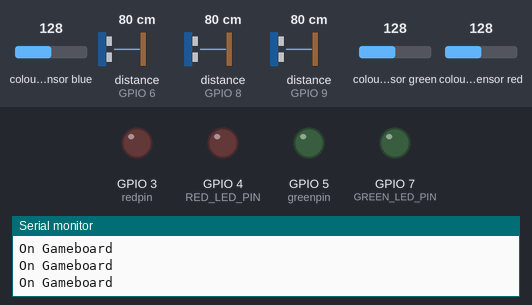
Bench run of a sketch on a simulated ESP32-S3. Parts: output pins drawn as LEDs (lit = HIGH), the last lines printed to the serial monitor. Wiring (inferred from the names in the program): 3 × ultrasonic range finder: trigger GPIO 10, echo GPIO 9 / trigger GPIO 11, echo GPIO 6 / trigger GPIO 13, echo GPIO 8. The test bench sets the inputs (shaded band); at power-on: colour sensor red 128, colour sensor blue 128, distance to the obstacle (sensors on GPIO 6, GPIO 8, GPIO 9) 80 cm, colour sensor green 128. The echo pulse lasts 58.3 µs per cm; pins used as bus, display or sensor lines are not drawn.

Above: at 1.2 s.
1.3 s: colour sensor red set to 158
2.8 s: colour sensor red set to 164
At 3.5 s:
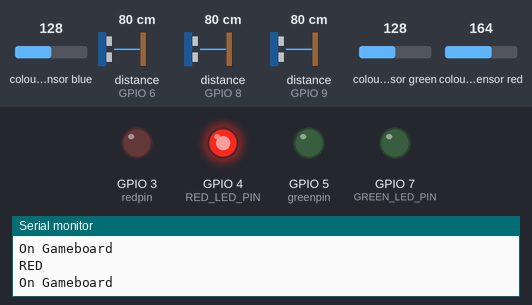
Timing chart, 0 to 5.8 s (numbered marks = the images above; inputs shaded):
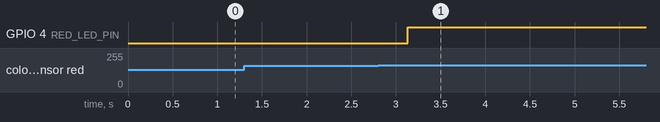

Measured:
- the behaviour switches between 160 and 161 on colour sensor red (found by bisection; images 0 and 1)
- after the input at 2.8 s, GPIO 4 (RED_LED_PIN): LOW → HIGH after 0.33 s

The sketch:

ultrasonic_color_combined.ino
```cpp
//Front Left trig and echo pins and distance
#define Front_Left_trigPin 11    // Trigger
#define Front_Left_echoPin 6  // Echo
long duration_FrontLeft, cm_FrontLeft, inches_Front_Left;

//Back Left trig and echo pins and distance
#define Back_Left_trigPin 10
#define Back_Left_echoPin 9
long duration_Back_Left, cm_Back_Left, inches_Back_Left;

//Top Left trig and echo pins and distance
#define Top_Left_trigPin 13
#define Top_Left_echoPin 8
long duration_Top_Left,cm_Top_Left,inches_Top_Left;
int color = 0; //red = 1, green = 2

//COLOR SENSOR

#include <Wire.h>
#include "Adafruit_TCS34725.h"

// Pick analog outputs, for the UNO these three work well
// use ~560  ohm resistor between Red & Blue, ~1K for green (its brighter)
#define redpin 3
#define greenpin 5
#define bluepin 6
#define RED_LED_PIN 4
#define GREEN_LED_PIN 7
// for a common anode LED, connect the common pin to +5V
// for common cathode, connect the common to ground

// set to false if using a common cathode LED
#define commonAnode true

// our RGB -> eye-recognized gamma color
byte gammatable[256];


Adafruit_TCS34725 tcs = Adafruit_TCS34725(TCS34725_INTEGRATIONTIME_50MS, TCS34725_GAIN_4X);

void setup() {
  //Serial Port begin
  Serial.begin (9600);
  //Define inputs and outputs
  pinMode(Front_Left_trigPin, OUTPUT);
  pinMode(Front_Left_echoPin, INPUT);

  pinMode(Back_Left_trigPin, OUTPUT);
  pinMode(Back_Left_echoPin, INPUT);

  pinMode(Top_Left_trigPin,OUTPUT);
  pinMode(Top_Left_echoPin,INPUT);

  //COLOR SENSOR

  pinMode(RED_LED_PIN, OUTPUT);
  digitalWrite(RED_LED_PIN, LOW);
  pinMode(GREEN_LED_PIN, OUTPUT);
  digitalWrite(GREEN_LED_PIN, LOW);

  if (tcs.begin()) {
    //Serial.println("Found sensor");
  } else {
    Serial.println("No TCS34725 found ... check your connections");
    while (1); // halt!
  }

  // use these three pins to drive an LED
#if defined(ARDUINO_ARCH_ESP32)
  ledcAttachPin(redpin, 1);
  ledcSetup(1, 12000, 8);
  ledcAttachPin(greenpin, 2);
  ledcSetup(2, 12000, 8);
  ledcAttachPin(bluepin, 3);
  ledcSetup(3, 12000, 8);
#else
  pinMode(redpin, OUTPUT);
  pinMode(greenpin, OUTPUT);
  pinMode(bluepin, OUTPUT);
#endif

  // thanks PhilB for this gamma table!
  // it helps convert RGB colors to what humans see
  for (int i=0; i<256; i++) {
    float x = i;
    x /= 255;
    x = pow(x, 2.5);
    x *= 255;

    if (commonAnode) {
      gammatable[i] = 255 - x;
    } else {
      gammatable[i] = x;
    }
    //Serial.println(gammatable[i]);
  }

}

void loop() {
  //Below is front left calculations
  // The sensor is triggered by a HIGH pulse of 10 or more microseconds.
  // Give a short LOW pulse beforehand to ensure a clean HIGH pulse:
  digitalWrite(Front_Left_trigPin, LOW);
  delayMicroseconds(5);
  digitalWrite(Front_Left_trigPin, HIGH);
  delayMicroseconds(10);
  digitalWrite(Front_Left_trigPin, LOW);

  // Read the signal from the sensor: a HIGH pulse whose
  // duration is the time (in microseconds) from the sending
  // of the ping to the reception of its echo off of an object.
  pinMode(Front_Left_echoPin, INPUT);
  duration_FrontLeft = pulseIn(Front_Left_echoPin, HIGH);
  // Convert the time into a distance
  cm_FrontLeft = (duration_FrontLeft/2) / 29.1;     // Divide by 29.1 or multiply by 0.0343
  inches_Front_Left = (duration_FrontLeft/2) / 74;   // Divide by 74 or multiply by 0.0135
  //Serial.print(inches_Front_Left);
  //Serial.println(" Inches Front Left");
  //delay(1000);


  //below is back left calculations
  digitalWrite(Back_Left_trigPin, LOW);
  delayMicroseconds(5);
  digitalWrite(Back_Left_trigPin, HIGH);
  delayMicroseconds(10);
  digitalWrite(Back_Left_trigPin, LOW);
  pinMode(Back_Left_echoPin, INPUT);
  duration_Back_Left = pulseIn(Back_Left_echoPin, HIGH);
  // Convert the time into a distance
  cm_Back_Left = (duration_Back_Left/2) / 29.1;     // Divide by 29.1 or multiply by 0.0343
  inches_Back_Left = (duration_Back_Left/2) / 74;   // Divide by 74 or multiply by 0.0135
  //Serial.print(inches_Back_Left);
  //Serial.println(" Back Left ");
  //delay(1000);


  //below is Top Left calculations
  digitalWrite(Top_Left_trigPin,LOW);
  delayMicroseconds(5);
  digitalWrite(Top_Left_trigPin, HIGH);
  delayMicroseconds(10);
  digitalWrite(Top_Left_trigPin,LOW);
  pinMode(Top_Left_echoPin, INPUT);
  duration_Top_Left = pulseIn(Top_Left_echoPin, HIGH);
  cm_Top_Left = (duration_Top_Left/2) / 29.1;     // Divide by 29.1 or multiply by 0.0343
  inches_Top_Left = (duration_Top_Left/2) / 74;
  //Serial.print(inches_Top_Left);
  //Serial.println(" Top Left ");
  //delay(500);

  float red, green, blue;

  tcs.setInterrupt(false);  // turn on LED

  delay(60);  // takes 50ms to read

  tcs.getRGB(&red, &green, &blue);

  tcs.setInterrupt(true);  // turn off LED

//  Serial.print("\t");
//  Serial.print((int)red, HEX); Serial.print((int)green, HEX); Serial.print((int)blue, HEX);
  Serial.print("\n");

   if((int(red)>int(green)) && (int(red)>int(blue)) && (int(red)>160))
  {
    Serial.println("RED");
    digitalWrite(RED_LED_PIN, HIGH);
    delay(100);
    color = 1;

  }
  else if((int(green)>int(red)) && (int(green)>int(blue)) && (int(green)>95))
  {
    //Serial.println("GREEN");
    //digitalWrite(GREEN_LED_PIN, HIGH);
    //delay(100);
    color = 2;
  }
  else
  {
    //digitalWrite(RED_LED_PIN, LOW);
    //digitalWrite(GREEN_LED_PIN, LOW);
  }

  if(inches_Top_Left <= 3)
  {
    if(inches_Front_Left <= 3)
    {
      Serial.print("CORNER Detected");
      Serial.println();

      if(color == 1)
      {
        digitalWrite(RED_LED_PIN, HIGH);
        Serial.print("ALERT");
      }
      if(color == 2)
      {
        digitalWrite(GREEN_LED_PIN, HIGH);
      }
    }
  }
  else if((inches_Front_Left <= 3) && (inches_Back_Left <=3))
  {
    //if((inches_Back_Left-inches_Front_Left <= 0.5 && inches_Back_Left-inches_Front_Left >= 0) || (inches_Front_Left-inches_Back_Left <= 0.5 && inches_Front_Left-inches_Back_Left >= 0))
    if(inches_Back_Left == inches_Front_Left)
      {
        Serial.print("LEFT SIDE - ALIGNED");
        Serial.println();
      }
      else
      {
        Serial.print("LEFT SIDE - UNALIGNED");
        Serial.println();
      }
  }
  else
  {
    Serial.print("On Gameboard");
    Serial.println();

  }


  delay(250);


}
```
